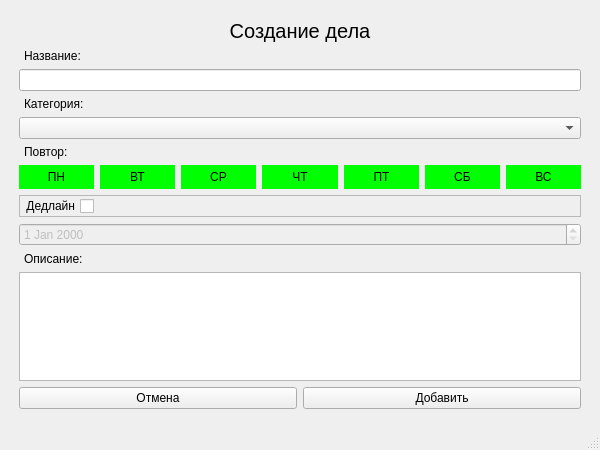
<?xml version="1.0" encoding="UTF-8"?>
<ui version="4.0">
 <class>MainWindow</class>
 <widget class="QMainWindow" name="MainWindow">
  <property name="geometry">
   <rect>
    <x>0</x>
    <y>0</y>
    <width>600</width>
    <height>450</height>
   </rect>
  </property>
  <property name="minimumSize">
   <size>
    <width>600</width>
    <height>450</height>
   </size>
  </property>
  <property name="maximumSize">
   <size>
    <width>600</width>
    <height>450</height>
   </size>
  </property>
  <property name="windowTitle">
   <string>MainWindow</string>
  </property>
  <property name="styleSheet">
   <string notr="true"/>
  </property>
  <widget class="QWidget" name="centralwidget">
   <layout class="QHBoxLayout" name="horizontalLayout_4">
    <item>
     <layout class="QVBoxLayout" name="verticalLayout">
      <property name="spacing">
       <number>6</number>
      </property>
      <property name="leftMargin">
       <number>10</number>
      </property>
      <property name="topMargin">
       <number>10</number>
      </property>
      <property name="rightMargin">
       <number>10</number>
      </property>
      <property name="bottomMargin">
       <number>10</number>
      </property>
      <item>
       <widget class="QLabel" name="windowLabel">
        <property name="styleSheet">
         <string notr="true">font-size: 20px</string>
        </property>
        <property name="text">
         <string>Создание дела</string>
        </property>
        <property name="alignment">
         <set>Qt::AlignCenter</set>
        </property>
        <property name="indent">
         <number>0</number>
        </property>
       </widget>
      </item>
      <item>
       <widget class="QLabel" name="titleLabel">
        <property name="text">
         <string>Название:</string>
        </property>
        <property name="indent">
         <number>5</number>
        </property>
       </widget>
      </item>
      <item>
       <widget class="QLineEdit" name="titleInput"/>
      </item>
      <item>
       <widget class="QLabel" name="categoryLabel">
        <property name="text">
         <string>Категория:</string>
        </property>
        <property name="indent">
         <number>5</number>
        </property>
       </widget>
      </item>
      <item>
       <widget class="QComboBox" name="categoryInput"/>
      </item>
      <item>
       <widget class="QLabel" name="repeatLabel">
        <property name="enabled">
         <bool>true</bool>
        </property>
        <property name="text">
         <string>Повтор:</string>
        </property>
        <property name="indent">
         <number>5</number>
        </property>
       </widget>
      </item>
      <item>
       <layout class="QHBoxLayout" name="horizontalLayout_2">
        <item>
         <widget class="QPushButton" name="MondayBtn">
          <property name="enabled">
           <bool>true</bool>
          </property>
          <property name="cursor">
           <cursorShape>PointingHandCursor</cursorShape>
          </property>
          <property name="styleSheet">
           <string notr="true">background-color: #0f0;
	border: 5px solid #0f0;</string>
          </property>
          <property name="text">
           <string>ПН</string>
          </property>
          <property name="isChecked" stdset="0">
           <bool>true</bool>
          </property>
          <attribute name="buttonGroup">
           <string notr="true">weekButtons</string>
          </attribute>
         </widget>
        </item>
        <item>
         <widget class="QPushButton" name="TuesdayBtn">
          <property name="enabled">
           <bool>true</bool>
          </property>
          <property name="cursor">
           <cursorShape>PointingHandCursor</cursorShape>
          </property>
          <property name="styleSheet">
           <string notr="true">background-color: #0f0;
	border: 5px solid #0f0;</string>
          </property>
          <property name="text">
           <string>ВТ</string>
          </property>
          <property name="isChecked" stdset="0">
           <bool>true</bool>
          </property>
          <attribute name="buttonGroup">
           <string notr="true">weekButtons</string>
          </attribute>
         </widget>
        </item>
        <item>
         <widget class="QPushButton" name="WednesDay">
          <property name="enabled">
           <bool>true</bool>
          </property>
          <property name="cursor">
           <cursorShape>PointingHandCursor</cursorShape>
          </property>
          <property name="styleSheet">
           <string notr="true">background-color: #0f0;
	border: 5px solid #0f0;</string>
          </property>
          <property name="text">
           <string>СР</string>
          </property>
          <property name="isChecked" stdset="0">
           <bool>true</bool>
          </property>
          <attribute name="buttonGroup">
           <string notr="true">weekButtons</string>
          </attribute>
         </widget>
        </item>
        <item>
         <widget class="QPushButton" name="ThursdayBtn">
          <property name="enabled">
           <bool>true</bool>
          </property>
          <property name="cursor">
           <cursorShape>PointingHandCursor</cursorShape>
          </property>
          <property name="styleSheet">
           <string notr="true">background-color: #0f0;
	border: 5px solid #0f0;</string>
          </property>
          <property name="text">
           <string>ЧТ</string>
          </property>
          <property name="isChecked" stdset="0">
           <bool>true</bool>
          </property>
          <attribute name="buttonGroup">
           <string notr="true">weekButtons</string>
          </attribute>
         </widget>
        </item>
        <item>
         <widget class="QPushButton" name="FridayBtn">
          <property name="enabled">
           <bool>true</bool>
          </property>
          <property name="cursor">
           <cursorShape>PointingHandCursor</cursorShape>
          </property>
          <property name="styleSheet">
           <string notr="true">background-color: #0f0;
	border: 5px solid #0f0;</string>
          </property>
          <property name="text">
           <string>ПТ</string>
          </property>
          <property name="isChecked" stdset="0">
           <bool>true</bool>
          </property>
          <attribute name="buttonGroup">
           <string notr="true">weekButtons</string>
          </attribute>
         </widget>
        </item>
        <item>
         <widget class="QPushButton" name="SaturdayBtn">
          <property name="enabled">
           <bool>true</bool>
          </property>
          <property name="cursor">
           <cursorShape>PointingHandCursor</cursorShape>
          </property>
          <property name="styleSheet">
           <string notr="true">background-color: #0f0;
	border: 5px solid #0f0;</string>
          </property>
          <property name="text">
           <string>СБ</string>
          </property>
          <property name="isChecked" stdset="0">
           <bool>true</bool>
          </property>
          <attribute name="buttonGroup">
           <string notr="true">weekButtons</string>
          </attribute>
         </widget>
        </item>
        <item>
         <widget class="QPushButton" name="SundayBtn">
          <property name="enabled">
           <bool>true</bool>
          </property>
          <property name="cursor">
           <cursorShape>PointingHandCursor</cursorShape>
          </property>
          <property name="styleSheet">
           <string notr="true">background-color: #0f0;
	border: 5px solid #0f0;</string>
          </property>
          <property name="text">
           <string>ВС</string>
          </property>
          <property name="isChecked" stdset="0">
           <bool>true</bool>
          </property>
          <attribute name="buttonGroup">
           <string notr="true">weekButtons</string>
          </attribute>
         </widget>
        </item>
       </layout>
      </item>
      <item>
       <widget class="QFrame" name="deadlineFrame">
        <property name="minimumSize">
         <size>
          <width>0</width>
          <height>0</height>
         </size>
        </property>
        <property name="styleSheet">
         <string notr="true"/>
        </property>
        <property name="frameShape">
         <enum>QFrame::StyledPanel</enum>
        </property>
        <property name="frameShadow">
         <enum>QFrame::Raised</enum>
        </property>
        <layout class="QHBoxLayout" name="horizontalLayout_3">
         <property name="leftMargin">
          <number>0</number>
         </property>
         <property name="topMargin">
          <number>0</number>
         </property>
         <property name="rightMargin">
          <number>0</number>
         </property>
         <property name="bottomMargin">
          <number>0</number>
         </property>
         <item>
          <layout class="QHBoxLayout" name="deadlineLayout">
           <property name="spacing">
            <number>6</number>
           </property>
           <item>
            <widget class="QCheckBox" name="deadlineCheckBox">
             <property name="layoutDirection">
              <enum>Qt::RightToLeft</enum>
             </property>
             <property name="autoFillBackground">
              <bool>true</bool>
             </property>
             <property name="styleSheet">
              <string notr="true"/>
             </property>
             <property name="text">
              <string>Дедлайн</string>
             </property>
             <property name="checked">
              <bool>false</bool>
             </property>
             <property name="autoRepeat">
              <bool>false</bool>
             </property>
            </widget>
           </item>
           <item>
            <spacer name="horizontalSpacer">
             <property name="orientation">
              <enum>Qt::Horizontal</enum>
             </property>
             <property name="sizeHint" stdset="0">
              <size>
               <width>40</width>
               <height>20</height>
              </size>
             </property>
            </spacer>
           </item>
          </layout>
         </item>
        </layout>
       </widget>
      </item>
      <item>
       <widget class="QDateEdit" name="deadlineInput">
        <property name="enabled">
         <bool>false</bool>
        </property>
       </widget>
      </item>
      <item>
       <widget class="QLabel" name="descriptionLabel">
        <property name="text">
         <string>Описание:</string>
        </property>
        <property name="indent">
         <number>5</number>
        </property>
       </widget>
      </item>
      <item>
       <widget class="QPlainTextEdit" name="descriptionInput"/>
      </item>
      <item>
       <layout class="QHBoxLayout" name="horizontalLayout">
        <item>
         <widget class="QPushButton" name="cancelBtn">
          <property name="text">
           <string>Отмена</string>
          </property>
         </widget>
        </item>
        <item>
         <widget class="QPushButton" name="saveBtn">
          <property name="text">
           <string>Добавить</string>
          </property>
         </widget>
        </item>
       </layout>
      </item>
     </layout>
    </item>
   </layout>
  </widget>
  <widget class="QStatusBar" name="statusbar"/>
 </widget>
 <resources/>
 <connections/>
 <buttongroups>
  <buttongroup name="weekButtons"/>
 </buttongroups>
</ui>
